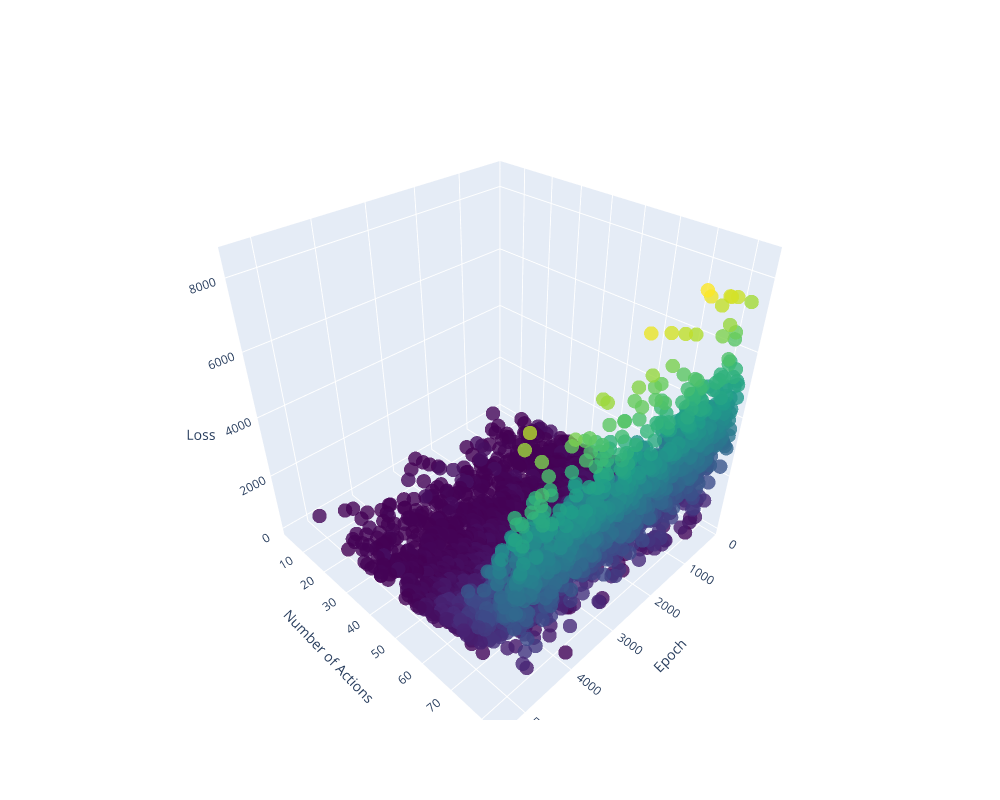

The code cell stored with this chart in its notebook:
### Code cell
import plotly.graph_objects as go
# Extract the data
epochs = report_data['epoch'].values
num_actions = report_data['num_actions'].values
losses = report_data['loss'].values

# Extract the data
epochs = report_data['epoch'].values
num_actions = report_data['num_actions'].values
losses = report_data['loss'].values

# Create the 3D scatter plot
fig = go.Figure(data=[go.Scatter3d(
    x=epochs,
    y=num_actions,
    z=losses,
    mode='markers',
    marker=dict(
        size=5,
        color=losses,
        colorscale='Viridis',
        opacity=0.8
    ),
    text=[f'Epoch: {e}<br>Num Actions: {n}<br>Loss: {l}' for e, n, l in zip(epochs, num_actions, losses)],
    hoverinfo='text'
)])

# Update the layout
fig.update_layout(
    scene=dict(
        xaxis=dict(
            title='Epoch',
            range=[0, max(epochs) * 1.1]  # Extend the range slightly beyond the max epoch
        ),
        yaxis=dict(
            title='Number of Actions'
        ),
        zaxis=dict(
            title='Loss'
        )
    ),
    width=1000,
    height=800
)

# Show the plot
fig.show()

### Figure 1 — Plotly figure (JSON) as saved in the notebook; plotly's stock layout.template omitted (floating-point values rounded to 4 significant figures; data arrays with more than 128 entries replaced by an {"elided": "..."} marker saying what was removed)
{"data": [{"hoverinfo": "text", "marker": {"color": {"elided": "5000 float values"}, "colorscale": [[0, "#440154"], [0.1111, "#482878"], [0.2222, "#3e4989"], [0.3333, "#31688e"], [0.4444, "#26828e"], [0.5556, "#1f9e89"], [0.6667, "#35b779"], [0.7778, "#6ece58"], [0.8889, "#b5de2b"], [1, "#fde725"]], "opacity": 0.8, "size": 5}, "mode": "markers", "text": {"elided": "5000 str values"}, "type": "scatter3d", "x": {"elided": "5000 int values"}, "y": {"elided": "5000 int values"}, "z": {"elided": "5000 float values"}}], "layout": {"height": 800, "scene": {"xaxis": {"range": [0, 5499.0], "title": {"text": "Epoch"}}, "yaxis": {"title": {"text": "Number of Actions"}}, "zaxis": {"title": {"text": "Loss"}}}, "width": 1000}}
